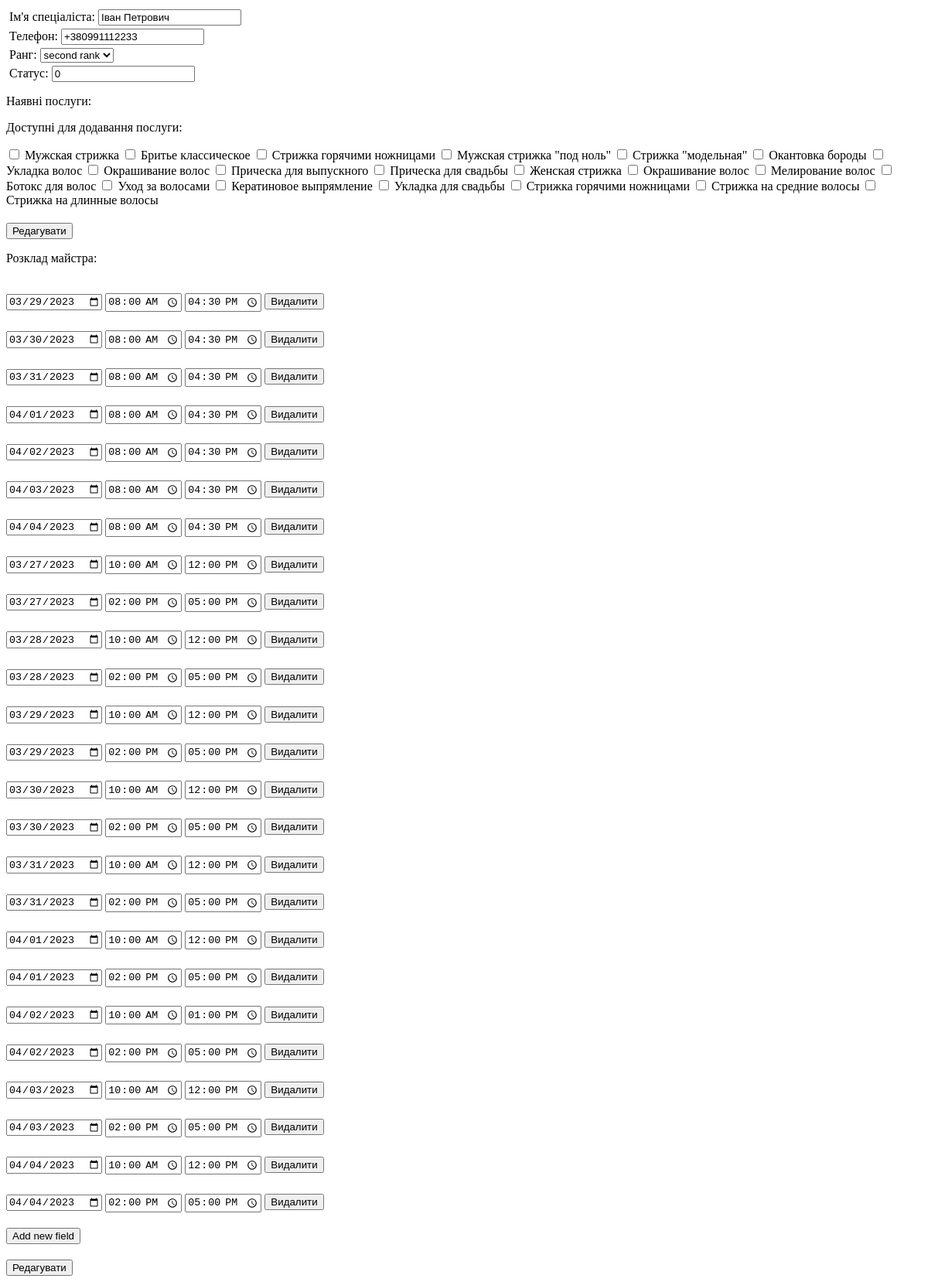
/panel/specialists/1/, run on an earlier commit of the app's database.
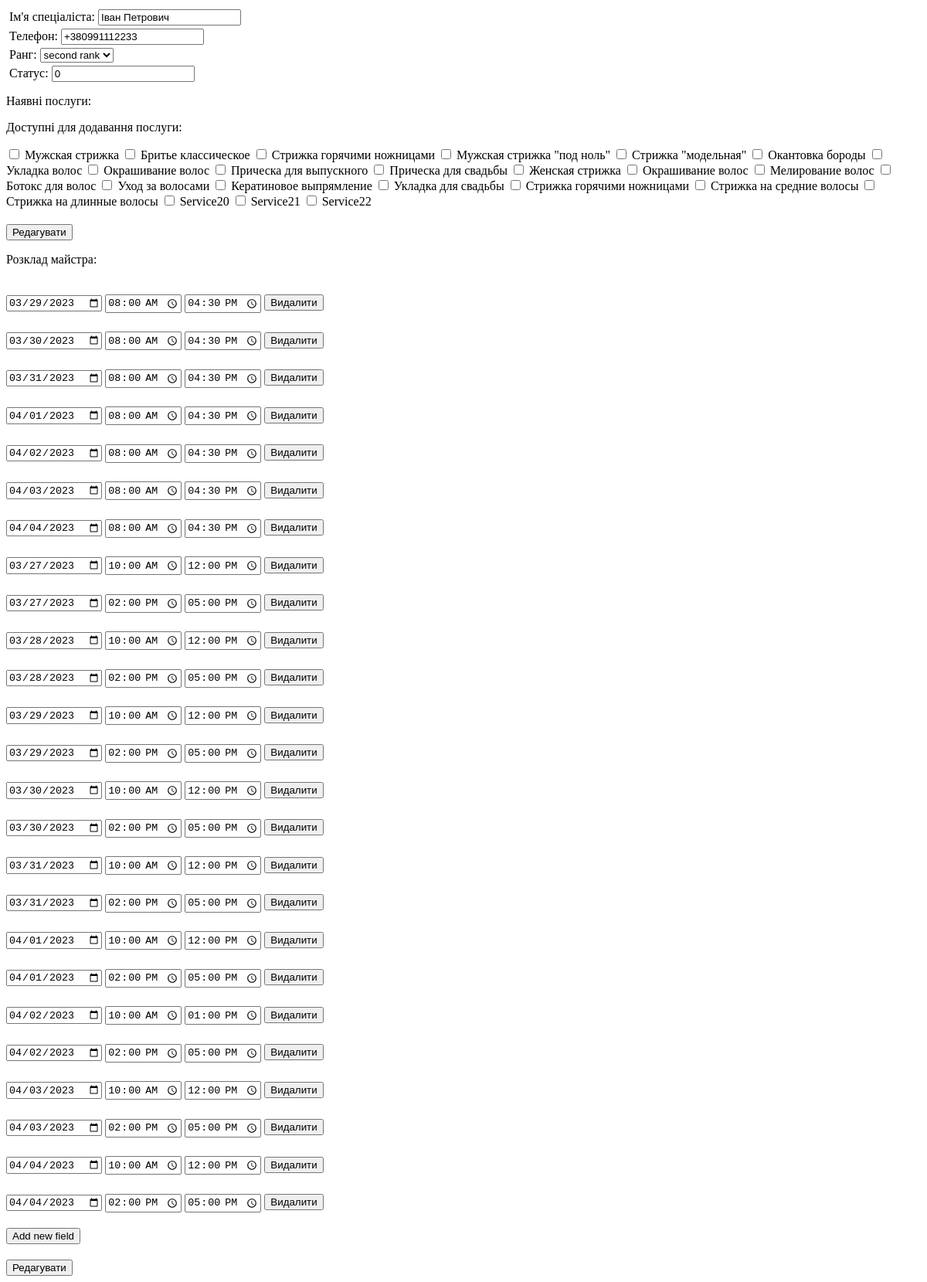
And on a later commit of the database.
### salon/models.py (models this page shows)
class Services(models.Model):
    name = models.CharField(max_length=150)
    price = models.IntegerField()
    duration = models.IntegerField()

### administrator/models.py (models this page shows)
class Schedule(models.Model):
    master = models.ForeignKey(Master, on_delete=models.CASCADE)
    date = models.DateField()
    start_time = models.TimeField()
    end_time = models.TimeField()

### administrator/views.py (the view, shortened to what this page needs)
# urls.py: path('panel/specialists/<int:specialist_id>/', administrator.views.specialist_id_handler),
def specialist_id_handler(request, specialist_id):
    specialist = get_object_or_404(Master, id=specialist_id)
    specialist_schedule = Schedule.objects.filter(master=specialist).all()
    specialist_services = Services.objects.filter(id__in=specialist.services.all())
    no_specialist_services = Services.objects.exclude(id__in=specialist.services.all())
    return render(request, 'admin_specialist.html', context={'specialist': specialist,
                                                             'specialist_services': specialist_services,
                                                             'no_specialist_services': no_specialist_services,
                                                             'specialist_schedule': specialist_schedule,
                                                             'today': datetime.today()})

### templates/admin_specialist.html (shortened to what this page needs)
<!DOCTYPE html>
<html lang="en">
<head>
</head>
<body>
 <form id="form" action="" method="post">
     <div id="input_field">
          <label for="specialist_name">Ім'я спеціаліста:</label>
          <input type="text" id="specialist_name" name="specialist_name" value="{{ specialist.name }}">
     </div>
     <div id="input_field">
          <label for="specialist_phone">Телефон:</label>
          <input type="text" id="specialist_phone" name="specialist_phone" value="{{ specialist.phone }}">
     </div>
     <div id="input_field">
          <label for="specialist_rank">Ранг:</label>
          <select name="specialist_rank">
{% for choice in specialist.RANK_CHOISES %}
        <option value="{{ choice.0 }}" {% if choice.0 == specialist.rank %}selected{% endif %}>
            {{ choice.1 }}
        </option>
    {% endfor %}
</select>
     </div>
     <div id="input_field">
          <label for="specialist_status">Статус:</label>
          <input type="text" id="specialist_status" name="specialist_status" value="{{ specialist.status }}">
         </div>
     <div>
     <p>Наявні послуги:</p>
     </div>
 <div>
       <p>Доступні для додавання послуги:</p>
     {% for no_specialist_service in no_specialist_services %}
  <label>
    <input type="checkbox" name="service_{{ no_specialist_service.id }}">
      {{ no_specialist_service.name }}
  </label>
{% endfor %}
 </div>
     <button type="submit">Редагувати</button>
 </form>
<form id="schedule_form" method="post", action="edit_schedule">
    <p>Розклад майстра:</p>
    {% for schedule in specialist_schedule %}
        <div id="schedule_info">
  <input type="date" id="date-input" name="date_{{ schedule.id }}" value="{{ schedule.date|date:"Y-m-d" }}">
  <input type="time" id="start_time-input" name="start_time_{{ schedule.id }}" value="{{ schedule.start_time|time:"H:i" }}">
  <input type="time" id="end_time-input" name="end_time_{{ schedule.id }}" value="{{ schedule.end_time|time:"H:i" }}">
        <button onclick="deleteRow(this, event)">Видалити</button>
        </div>
{% endfor %}
<div id="new_fields">
<button id="add_field_button" onclick="add_new_field(event)">Add new field</button>
</div>
<button type="submit">Редагувати</button>
</form>
</body>
</html>

What changed in the data, as far as the page shows it:
added Services: name "Service20"
added Services: name "Service21"
added Services: name "Service22"
